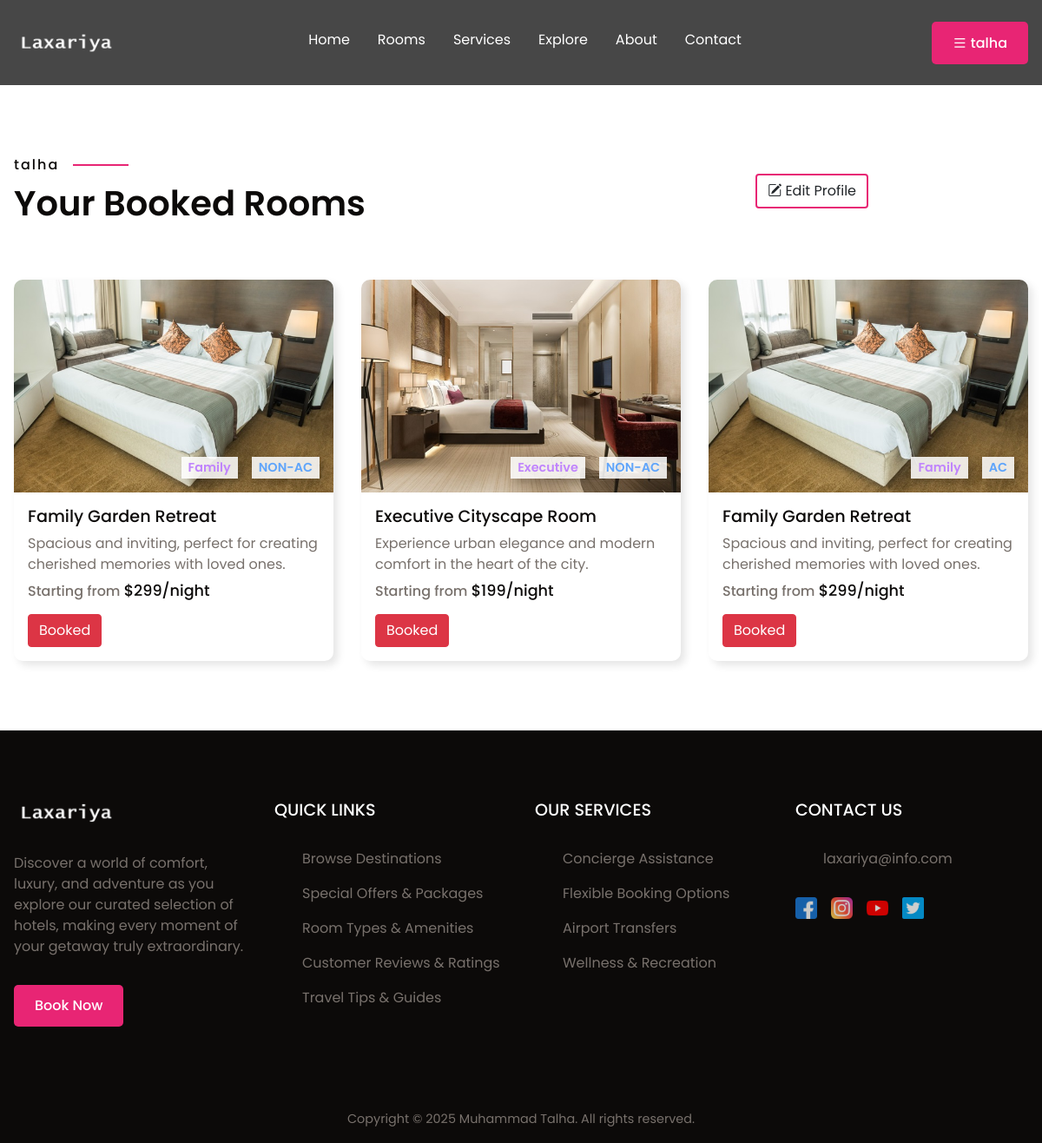
Page /user.php (signed in) on the committed database.
### tables this page shows
CREATE TABLE `booking_info` (
  `room_id` int(11) NOT NULL,
  `username` varchar(150) NOT NULL
);

CREATE TABLE `room_info` (
  `room_id` int(11) NOT NULL,
  `room_name` varchar(100) NOT NULL,
  `room_desc` text NOT NULL,
  `room_price` int(11) NOT NULL,
  `room_catagory` varchar(100) NOT NULL,
  `room_condition` varchar(40) NOT NULL,
  `room_image` varchar(2000) NOT NULL,
  `room_status` varchar(150) NOT NULL
);

### user.php (the view, shortened to what this page needs)
<?php
include "connection.php";
if(isset($_SESSION['username'])){
  $button_name = $_SESSION['username'];
}
else{
  header("Location: index.php");
}
$query = "SELECT * FROM
  booking_info inner JOIN room_info on booking_info.room_id = room_info.room_id
  where username = '$button_name'";
$data = mysqli_query($conn,$query);
?>
<!DOCTYPE html>
<html lang="en">
<head>
  <link href="https://cdn.jsdelivr.net/npm/remixicon@4.0.0/fonts/remixicon.css" rel="stylesheet" />
  <link rel="stylesheet" href="https://cdn.jsdelivr.net/npm/bootstrap-icons@1.11.3/font/bootstrap-icons.css">
  <link href="https://cdn.jsdelivr.net/npm/bootstrap@5.0.2/dist/css/bootstrap.min.css" rel="stylesheet">
  <link rel="stylesheet" href="style.css" />
</head>
<body>
  <div class="newheader">
    <nav class="newnav">
      <div class="nav__bar">
        <div class="logo">
          <a href="#"><img src="assets/laxariya.png" alt="logo" /></a>
        </div>
      </div>
      <ul class="nav__links " id="nav-links" style="margin-top: 10px;">
        <li><a href="index.php">Home</a></li>
        <li><a href="rooms.php">Rooms</a></li>
        <li><a href="index.php#service">Services</a></li>
        <li><a href="index.php#explore">Explore</a></li>
        <li><a href="About.php">About</a></li>
        <li><a href="contact.php">Contact</a></li>
      </ul>
      <button class="bttn nav__btn"><i class="ri-menu-line"></i>  <?php echo"$button_name "?></button>
    </nav>
  </div>
  <button type = "button" onclick="edit_profile()" class="btn filter ms-2 "data-bs-toggle='modal' data-bs-target ='#edit-profile'><i class="bi bi-pencil-square"></i></i>&nbsp;Edit Profile</button>
        <?php
              if(mysqli_num_rows($data)>0){
                            echo"
                  <section class='section__container room__container'>
                  <p class='section__subheader'>".$_SESSION['fullname']."</p>
                  <h2 class='section__header'>Your Booked Rooms</h2>
                  <div class='room__grid'>"; }
              else {
                echo"
                     <section class='section__container room__container'>
                          <h2 class='section__header' style = 'margin-left: 200px;'>Hello! You haven't booked any room</h2>
                    </section>
              ";
              };
              while($row = mysqli_fetch_assoc($data)){
                echo"
                    <div class='room__card'>
                      <div class='room__card__image'>
                        <img src=".$row['room_image']."alt='room' />
                        <div class='room__card__icons'>
                          <span><i >".$row['room_catagory']."</i></span>
                          <span><i >".$row['room_condition']."</i></span>
                        </div>
                      </div>
                      <div class='room__card__details'>
                        <h4>".$row['room_name']."</h4>
                        <p>"
                          .$row['room_desc'].
                        "</p>
                        <h5>Starting from <span>$".$row['room_price']."/night</span></h5>
                        ";
                          echo" <button class='btn btn-danger' >".$row['room_status']."</button>";
                       echo"
                      </div>
                    </div>
              ";
              };
      echo"</div>
    </section>";
      ?>
  <footer class="footer" id="contact">
    <div class="section__container footer__container">
      <div class="footer__col">
        <div class="logo">
          <a href="#home"><img src="assets/laxariya.png" alt="logo" /></a>
        </div>
        <p class="section__description">
          Discover a world of comfort, luxury, and adventure as you explore
          our curated selection of hotels, making every moment of your getaway
          truly extraordinary.
        </p>
        <button class="bttn">Book Now</button>
      </div>
      <div class="footer__col">
        <h4>QUICK LINKS</h4>
        <ul class="footer__links">
          <li><a href="#">Browse Destinations</a></li>
          <li><a href="#">Special Offers & Packages</a></li>
          <li><a href="#">Room Types & Amenities</a></li>
          <li><a href="#">Customer Reviews & Ratings</a></li>
          <li><a href="#">Travel Tips & Guides</a></li>
        </ul>
      </div>
      <div class="footer__col">
        <h4>OUR SERVICES</h4>
        <ul class="footer__links">
          <li><a href="#">Concierge Assistance</a></li>
          <li><a href="#">Flexible Booking Options</a></li>
          <li><a href="#">Airport Transfers</a></li>
          <li><a href="#">Wellness & Recreation</a></li>
        </ul>
      </div>
      <div class="footer__col">
        <h4>CONTACT US</h4>
        <ul class="footer__links">
          <li><a href="#">laxariya@info.com</a></li>
        </ul>
        <div class="footer__socials">
          <a href="#"><img src="assets/facebook.png" alt="facebook" /></a>
          <a href="#"><img src="assets/instagram.png" alt="instagram" /></a>
          <a href="#"><img src="assets/youtube.png" alt="youtube" /></a>
          <a href="#"><img src="assets/twitter.png" alt="twitter" /></a>
        </div>
      </div>
    </div>
    <div class="footer__bar">
      Copyright © 2025 Muhammad Talha. All rights reserved.
    </div>
  </footer>
</body>
</html>

### user.php (style rules this page uses)
.filter { position: absolute; border: 2px solid var(--primary-color); top: 200px; right: 200px; }

### rows in the picture
booking_info: room_info.room_catagory "Family", room_info.room_condition "NON-AC", room_info.room_name "Family Garden Retreat", room_info.room_desc "Spacious and inviting, perfect for creating cherished memories with loved ones.", room_info.room_price "299", room_info.room_status "Booked"
booking_info: shows a picture, room_info.room_catagory "Executive", room_info.room_condition "NON-AC", room_info.room_name "Executive Cityscape Room", room_info.room_desc "Experience urban elegance and modern comfort in the heart of the city.", room_info.room_price "199", room_info.room_status "Booked"
booking_info: room_info.room_catagory "Family", room_info.room_condition "AC", room_info.room_name "Family Garden Retreat", room_info.room_desc "Spacious and inviting, perfect for creating cherished memories with loved ones.", room_info.room_price "299", room_info.room_status "Booked"

### other values in the picture
$button_name "talha"
$_SESSION['fullname'] "talha"
